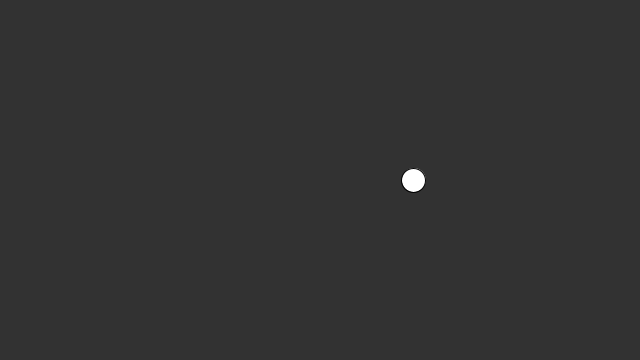
Frame 1 (no input)
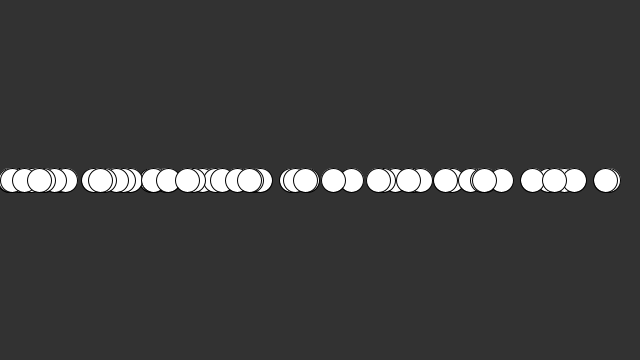
Frame 60 (the mouse pressed at the canvas centre just before this capture)
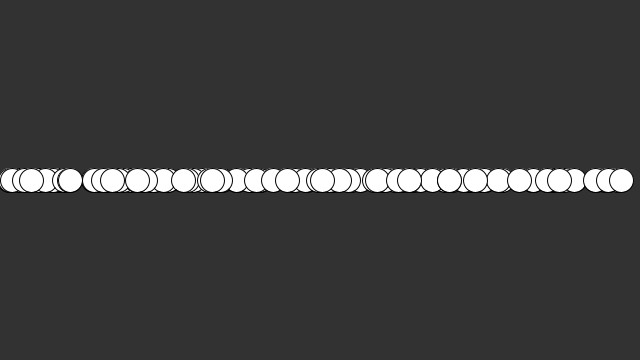
Frame 120 (the mouse held since frame 60 and released just before this capture)

The Processing sketch that drew these frames (run headless with seeded random() and noise(); from frame 60 on, the mouse is pressed at the canvas centre):

// Processing sketch: sketch_4_2_Variable_Random
// ── sketch_4_2_Variable_Random.pde
float circleX;
//int circleX=50;

void setup() {
  size(640, 360);
  background(50);

  //circleX=random(0, width);
  //circleX=width/2;
}

void draw() {
  //background(50);
  circleX=random(0, width);

  fill(255);
  ellipse(circleX, 180, 24, 24); //draw circle's x position according to the circleX value.

  //CREATING very slow ANIMATION
  //circleX=circleX+0.33; //the x position is going to advance by 1 pixels every three draws.
  //circleX=circleX+0.25; //the x position is going to advance by 1 pixels every four draws.
  //circleX=circleX+0.1; //the x position is going to advance by 1 pixels every ten draws.
}
